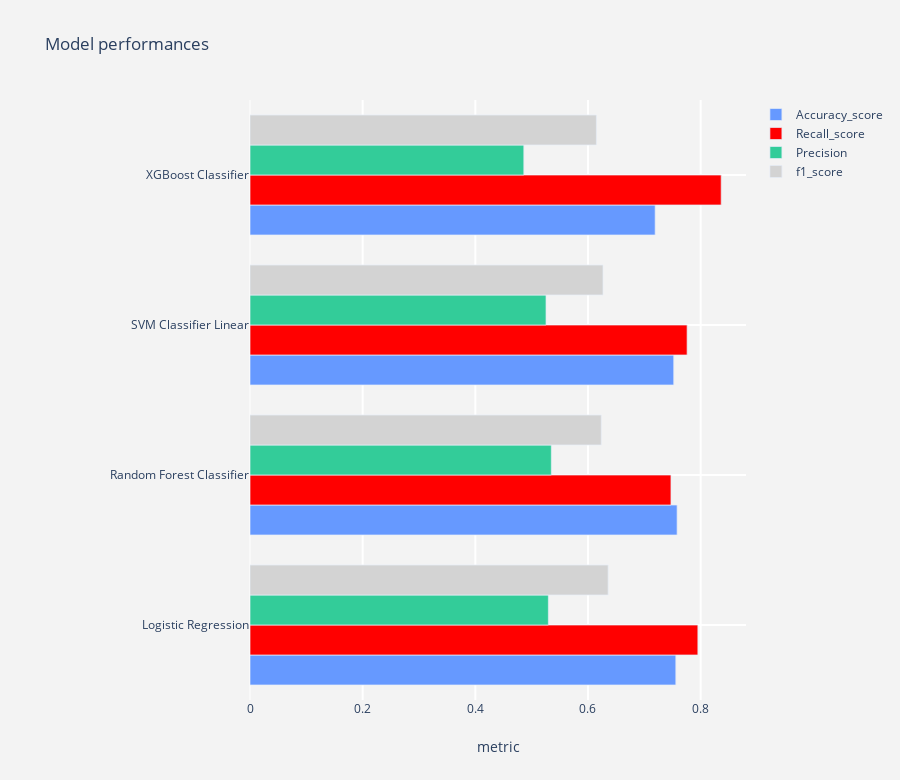

Write notebook code for a chart like this one.
### Markdown cell above
## model comparison after parameter optimization

### Code cell
name = "Logistic Regression"
#logit = LogisticRegression(C=10, fit_intercept= False, max_iter= 200, penalty= 'l2', 
#                              random_state= 11, solver= 'liblinear')
logit = LogisticRegression(C=1, fit_intercept= True, max_iter= 200, penalty= 'l2', 
                              random_state= 11, solver= 'liblinear')
model1 = model_report(logit,X_train_smote,X_test,y_train_smote,y_test,name)

name = "Random Forest Classifier"
#rfc = RandomForestClassifier(criterion='entropy' , max_depth =5, max_features= 0.5, 
#                                min_samples_leaf = 5, min_samples_split= 50, n_estimators=10)
rfc = RandomForestClassifier(criterion='gini' , max_depth =5, max_features= 0.9, 
                                min_samples_leaf = 5, min_samples_split= 5, n_estimators=10, oob_score=True)
model2 = model_report(rfc,X_train_smote,X_test,y_train_smote,y_test,name)

name = "SVM Classifier Linear"
svc  = SVC(kernel ='rbf', C=0.01, degree= 2,  tol = 0.0001, gamma = 'auto')
model3 = model_report(svc,X_train_smote,X_test,y_train_smote,y_test,name)

name = "XGBoost Classifier"
#xgc = XGBClassifier(learning_rate=1, max_depth=3,min_child_weight=10,n_estimators=5,subsample= 0.3)
xgc = XGBClassifier(eta=1, max_depth=3,min_child_weight=18,n_estimators=5,subsample= 0.3)
model4 = model_report(xgc,X_train_smote,X_test,y_train_smote,y_test,name)

#concat all models
model_performances = pd.concat([model1,model2,model3,model4],axis = 0).reset_index()

model_performances = model_performances.drop(columns = "index",axis =1)
display(model_performances)

plot_tracers(model_performances)

### Figure 1 — Plotly figure (JSON) as saved in the notebook; plotly's stock layout.template omitted (floating-point values rounded to 4 significant figures)
{"data": [{"marker": {"color": "#6699FF", "line": {"width": 0.7}}, "name": "Accuracy_score", "orientation": "h", "type": "bar", "x": [0.756, 0.7582, 0.7523, 0.7193], "y": ["Logistic Regression", "Random Forest Classifier", "SVM Classifier Linear", "XGBoost Classifier"]}, {"marker": {"color": "red", "line": {"width": 0.7}}, "name": "Recall_score", "orientation": "h", "type": "bar", "x": [0.7951, 0.7473, 0.776, 0.8365], "y": ["Logistic Regression", "Random Forest Classifier", "SVM Classifier Linear", "XGBoost Classifier"]}, {"marker": {"color": "#33CC99", "line": {"width": 0.7}}, "name": "Precision", "orientation": "h", "type": "bar", "x": [0.5297, 0.535, 0.5255, 0.4861], "y": ["Logistic Regression", "Random Forest Classifier", "SVM Classifier Linear", "XGBoost Classifier"]}, {"marker": {"color": "lightgrey", "line": {"width": 0.7}}, "name": "f1_score", "orientation": "h", "type": "bar", "x": [0.6358, 0.6236, 0.6267, 0.6149], "y": ["Logistic Regression", "Random Forest Classifier", "SVM Classifier Linear", "XGBoost Classifier"]}], "layout": {"height": 780, "margin": {"l": 250}, "paper_bgcolor": "rgb(243,243,243)", "plot_bgcolor": "rgb(243,243,243)", "title": {"text": "Model performances"}, "xaxis": {"gridcolor": "rgb(255, 255, 255)", "gridwidth": 2, "ticklen": 5, "title": {"text": "metric"}, "zerolinewidth": 1}, "yaxis": {"gridcolor": "rgb(255, 255, 255)", "gridwidth": 2, "ticklen": 5, "zerolinewidth": 1}}}
